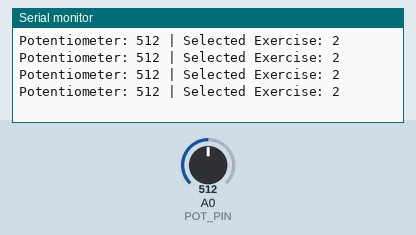
A sketch run on a simulated Arduino Uno, built with avr-gcc and run on an emulated ATmega328P. On the bench: the last lines printed to the serial monitor. The inputs (shaded band) are chosen by the test bench; at power-on: A0 (POT_PIN) = 512.

Above: at 1.2 s.
1.3 s: A0 (POT_PIN) set to 716
At 1.71 s:
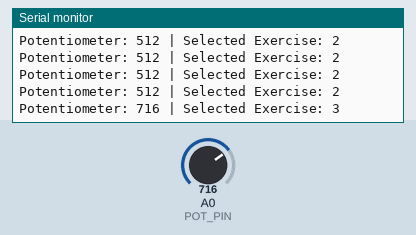
2.8 s: A0 (POT_PIN) set to 900
At 2.91 s:
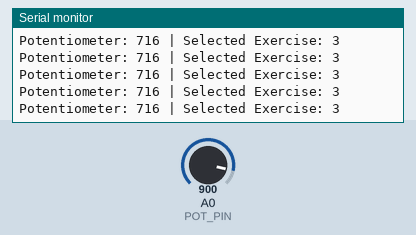
Timing chart, 0 to 5.8 s (numbered marks = the images above; inputs shaded):
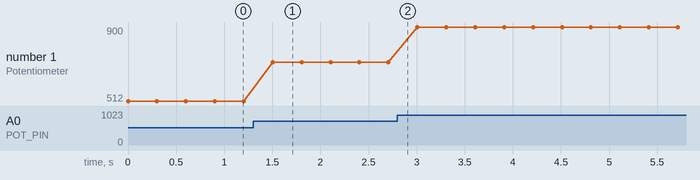

Measured:
- after the input at 1.3 s, the serial monitor: prints a new line after 0.20 s (image 1)
- plotted number 1: 512 → 716 after the input at 1.3 s, 716 → 900 after the input at 2.8 s

The sketch:

Potentiometer_Test.ino
```cpp
const int POT_PIN = A0;

void setup() {
  Serial.begin(115200);
}

void loop() {
  int potValue = analogRead(POT_PIN);
  int exercise = constrain((potValue * 3L) / 1024, 0, 2);

  Serial.print("Potentiometer: ");
  Serial.print(potValue);
  Serial.print(" | Selected Exercise: ");
  Serial.println(exercise + 1);

  delay(300);
}
```
